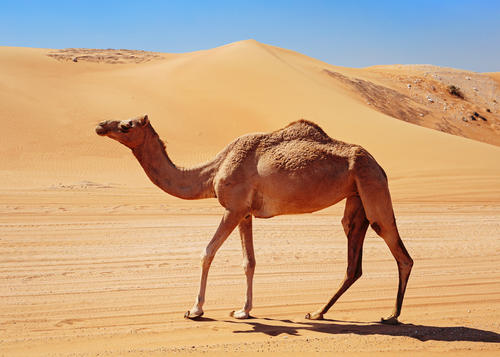
#> input picture camel.jpg, 500 x 357 px
$ python hogDetection.py   (older library calls are emulated)
#> lines starting #> are read from the running program, lines starting #| are printed output that depends on the picture
#!/usr/bin/env python
# -*- coding: UTF-8 -*-
import cv2
import numpy as np
import math
import matplotlib.pyplot as plt

def compute_image_gradient(img):
    x_values = cv2.Sobel(img, cv2.CV_64F, 1, 0, ksize=5)
    y_values = cv2.Sobel(img, cv2.CV_64F, 0, 1, ksize=5)
    magnitude = abs(cv2.addWeighted(x_values, 0.5, y_values, 0.5, 0))
    angle = cv2.phase(x_values, y_values, angleInDegrees=True)
    return magnitude, angle

def choose_bins(gradient_angle, unit, bin_size):
    idx = int(gradient_angle / unit)
    mod = gradient_angle % unit
    return idx, (idx + 1) % bin_size, mod

def compute_cell_gradient(cell_magnitude, cell_angle, bin_size, unit):
    centers = [0] * bin_size
    for i in range(cell_magnitude.shape[0]):
        for j in range(cell_magnitude.shape[1]):
            strength = cell_magnitude[i][j]
            gradient_angle = cell_angle[i][j]
            min_angle, max_angle, mod = choose_bins(gradient_angle, unit, bin_size)
            print(gradient_angle, unit, min_angle, max_angle)
            centers[min_angle] += (strength * (1 - (mod / unit)))
            centers[max_angle] += (strength * (mod / unit))
    return centers
def normalized(cell_gradient_vector):
    hog_vector = []
    for i in range(cell_gradient_vector.shape[0] - 1):
        for j in range(cell_gradient_vector.shape[1] - 1):
            block_vector = []
            block_vector.extend(cell_gradient_vector[i][j])
            block_vector.extend(cell_gradient_vector[i][j + 1])
            block_vector.extend(cell_gradient_vector[i + 1][j])
            block_vector.extend(cell_gradient_vector[i + 1][j + 1])
            mag = lambda vector: math.sqrt(sum(i ** 2 for i in vector))
            magnitude = mag(block_vector)
            if magnitude != 0:
                normalize = lambda block_vector, magnitude: [element / magnitude for element in block_vector]
                block_vector = normalize(block_vector, magnitude)
            hog_vector.append(block_vector)
    return hog_vector

def visual(cell_gradient, height, width, cell_size, unit):
    feature_image = np.zeros([height, width])
    cell_width = cell_size / 2
    max_mag = np.array(cell_gradient).max()
    for x in range(cell_gradient.shape[0]):
        for y in range(cell_gradient.shape[1]):
            cell_grad = cell_gradient[x][y]
            cell_grad /= max_mag
            angle = 0
            angle_gap = unit
            for magnitude in cell_grad:
                angle_radian = math.radians(angle)
                x1 = int(x * cell_size + magnitude * cell_width * math.cos(angle_radian))
                y1 = int(y * cell_size + magnitude * cell_width * math.sin(angle_radian))
                x2 = int(x * cell_size - magnitude * cell_width * math.cos(angle_radian))
                y2 = int(y * cell_size - magnitude * cell_width * math.sin(angle_radian))
                cv2.line(feature_image, (y1, x1), (y2, x2), int(255 * math.sqrt(magnitude)))
                angle += angle_gap
    return feature_image

def main(img):
    cell_size = 16
    bin_size = 9
    unit = 360 // bin_size
    height, width = img.shape
    magnitude, angle = compute_image_gradient(img)
    cell_gradient_vector = np.zeros((height // cell_size, width // cell_size, bin_size))
    for i in range(cell_gradient_vector.shape[0]):
        for j in range(cell_gradient_vector.shape[1]):
            cell_magnitude = magnitude[i * cell_size:(i + 1) * cell_size,
                             j * cell_size:(j + 1) * cell_size]
            cell_angle = angle[i * cell_size:(i + 1) * cell_size,
                         j * cell_size:(j + 1) * cell_size]
            cell_gradient_vector[i][j] = compute_cell_gradient(cell_magnitude, cell_angle, bin_size, unit)
    hog_vector = normalized(cell_gradient_vector)
    hog_image = visual(cell_gradient_vector, height, width, cell_size, unit)
    plt.imshow(hog_image, cmap=plt.cm.gray)
    plt.show()

if __name__ == '__main__':
    img = cv2.imread('../camel.jpg', cv2.IMREAD_GRAYSCALE)
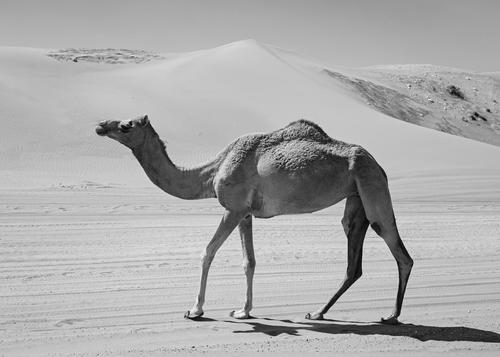
#> img: shape (357, 500); min 0, max 249, mean 171
    cv2.imshow("origin", img)
    cv2.waitKey(0)
    main(img)
#> in compute_image_gradient, `x_values = cv2.Sobel(img, cv2.CV_64F, 1, 0, ksize=5)`:
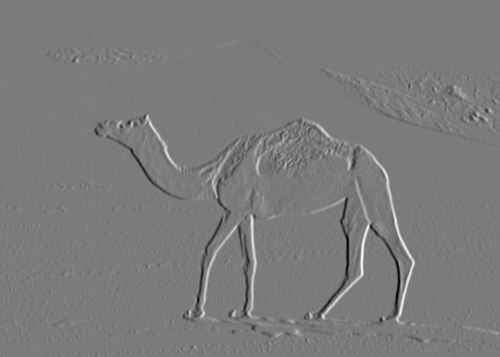
#> x_values: shape (357, 500) float64; min -8771, max 9276, mean -3.3; drawn with min black and max white
#> in compute_image_gradient, `y_values = cv2.Sobel(img, cv2.CV_64F, 0, 1, ksize=5)`:
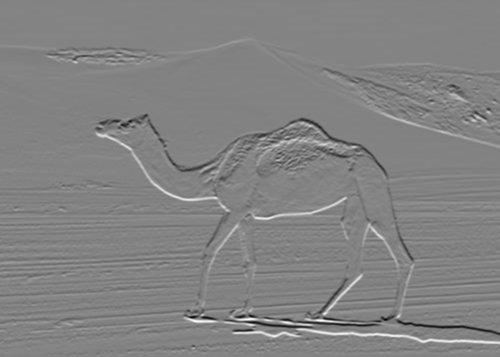
#> y_values: shape (357, 500) float64; min -8932, max 8476, mean 11.3; drawn with min black and max white
#> in compute_image_gradient, `magnitude = abs(cv2.addWeighted(x_values, 0.5, y_values, 0.5, 0))`:
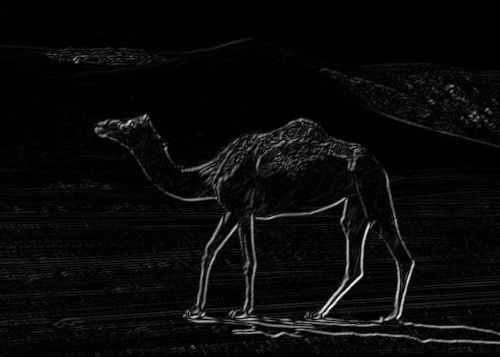
#> magnitude: shape (357, 500) float64; min 0, max 6317, mean 253.5; drawn with min black and max white
#> in compute_image_gradient, `angle = cv2.phase(x_values, y_values, angleInDegrees=True)`:
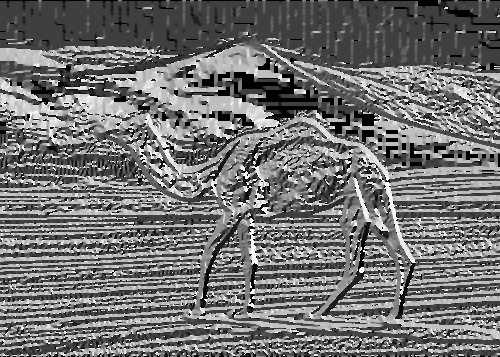
#> angle: shape (357, 500) float64; min 0, max 360, mean 160.7; drawn with min black and max white
#> after the loop in visual, `for x in range(cell_gradient.shape[0]):`:
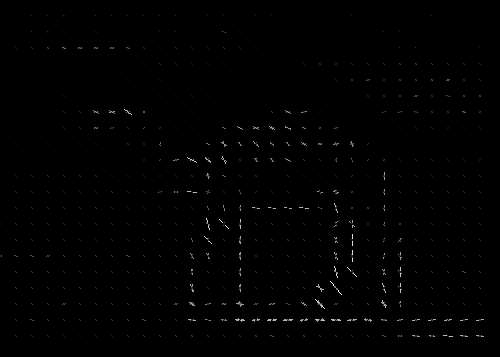
#> feature_image: shape (357, 500) float64; min 0, max 255, mean 1.2
